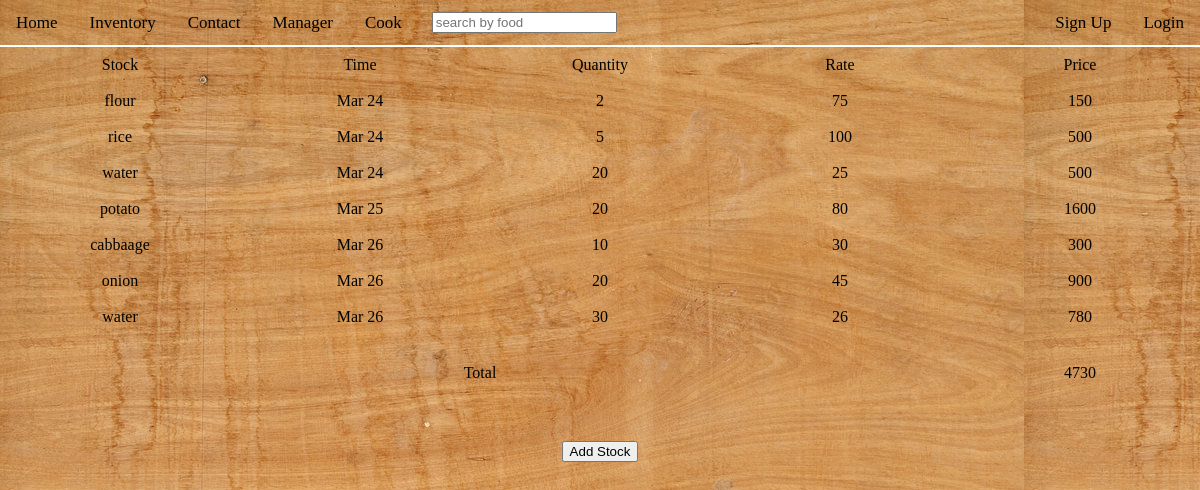
The app's page /inventory/, older data.
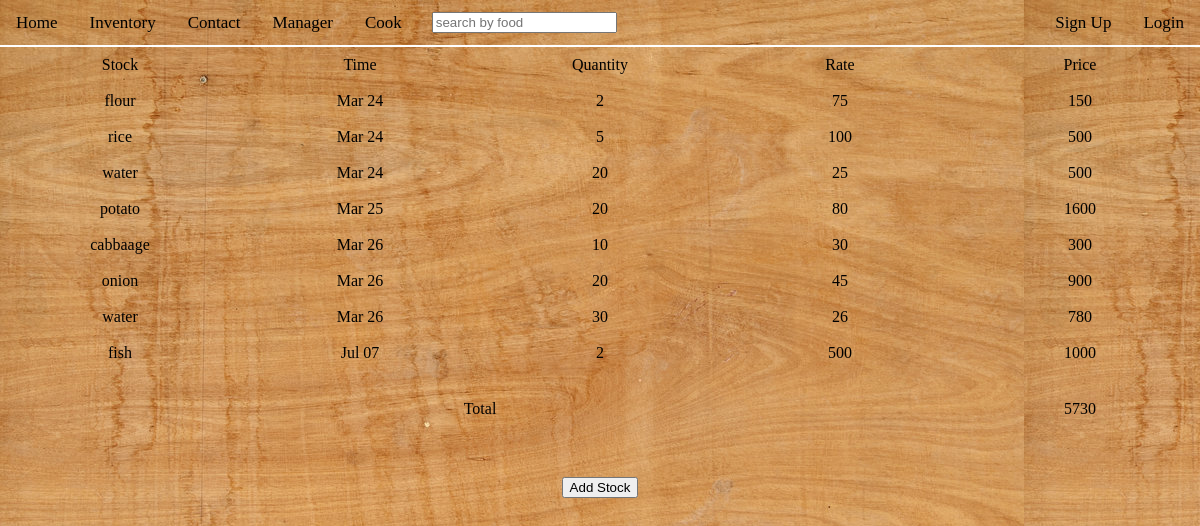
The same page, newer data.
### inventory/models.py (models this page shows, shortened)
class Stock(models.Model):
    title = models.CharField(max_length=200)
    date = models.DateTimeField('date bought')
    qtt = models.IntegerField()
    rate = models.IntegerField()
    price = models.IntegerField()

### inventory/views.py (the view)
def index(request):
    stocks = Stock.objects.all()
    total = 0
    if request.method == 'POST':
        form = StockForm(request.POST)
        if form.is_valid():
            instance = form.save(commit=False)
            instance.price = instance.qtt * instance.rate
            instance.date = timezone.now()
            instance.save()
            return HttpResponseRedirect(reverse('inventory:index'))
    else:
        form = StockForm()
    for stock in stocks:
        total = total + stock.price
    return render(request, 'inventory/index.html', {'form': form, 'stocks': stocks, 'total' : total})

### inventory/forms.py
class StockForm(forms.ModelForm):
    class Meta:
        model = Stock
        fields = ['title', 'qtt', 'rate']

### inventory/templates/inventory/index.html (shortened to what this page needs)
<!DOCTYPE html>
<html lang="en">
<head>
	{% load staticfiles %}
	<link rel="stylesheet" type="text/css" href="{% static 'inventory/css/cssresets.css'%}"/>
	<link rel="stylesheet" type="text/css" href="{% static 'inventory/css/inventory.css'%}"/>
</head>
<body>
		<nav style="width: 100%;">
			<ul class="topnav" id="myTopnav">
			  <li><a href="{% url 'public:index' %}">Home</a></li>
			  <li><a href="{% url 'inventory:index' %}">Inventory</a></li>
			  <li><a href="{% url 'public:contact' %}">Contact</a></li>
			  <li><a href="{% url 'public:manager' %}">Manager</a></li>
			  <li><a href="{% url 'public:cook' %}">Cook</a></li>
			<li id = "search-bar">
			  <form role="search" method="get" action="{% url 'public:index' %}">
	                <input type="text" class="form-control" placeholder="search by food" autocomplete="on" name="q" value="{{ request.GET.q }}">
	          </form>
	          </li>
			  <ul class="navbar-right">
			      <li id = "sign-up" class = "sign-up-button" ><a href="#">Sign Up</a></li>
			      <li id = "log-in" class = "log-in-button" ><a href="#">Login</a></li>
	    	  </ul>
			</ul>
		</nav>
	<div class="inventory">
	<table>
		<tr class="table-row">
			<th>Stock</th>
			<th>Time</th>
			<th>Quantity</th>
			<th>Rate</th>
			<th>Price</th>
		</tr>
		{% for stock in stocks %}
		<tr class="table-row">
			<td>{{ stock.title }}</td>
			<td>{{ stock.date|date:'M d' }}</td>
			<td>{{ stock.qtt }}</td>
			<td>{{ stock.rate }}</td>
			<td>{{ stock.price }}</td>
		</tr>
		{% endfor %}
		<tr><td></td></tr>
		<tr>
			<td colspan=4 ><strong>Total</strong></td>
			<td><strong>{{ total }}</strong></td>
		</tr>
		<tr><td></td></tr>
		<tr><td></td></tr>
		<tr>
			<td></td>
			<td></td>
			<td><button id = "add-stock">Add Stock</button></td>
			<td></td>
			<td></td>
		</tr>
	</table>
</body>
</html>

### inventory/static/inventory/css/inventory.css (style rules this page uses)
body { width: 100%; background-image: url("../images/background.jpg"); margin:auto; color:black; }
* { box-sizing: border-box; }
nav { max-width: 100%; }
ul.topnav { list-style-type: none; margin: 0; padding: 0; overflow: hidden; background-image: url("../images/background.jpg"); border-bottom: 2px solid white; }
ul.topnav li { float: left; }
ul.topnav ul.navbar-right { float: right; }
ul.topnav li a { display: inline-block; color: black; text-align: center; padding: 14px 16px; text-decoration: none; transition: 0.3s; font-size: 17px; }
ul.navbar-right li a { display: inline-block; color: black; text-align: center; padding: 14px 16px; text-decoration: none; transition: 0.3s; font-size: 17px; }
#search-bar input { margin:12px 14px; }
.inventory { width: 100%; z-index: 1; }
.inventory table { width: 100%; border-collapse: collapse; border-spacing: 10px 50px; }
.inventory table tr { width: 100%; }
.inventory table td { width: 20%; text-align: center; padding:10px; }
.inventory table th { padding:10px; }

Row changes from the older to the newer data that the page shows:
added Stock: title "fish", date "Jul 07", qtt "2", rate "500", price "1000"
Text that changed along with them:
{{ total }}: "4730" → "5730"
